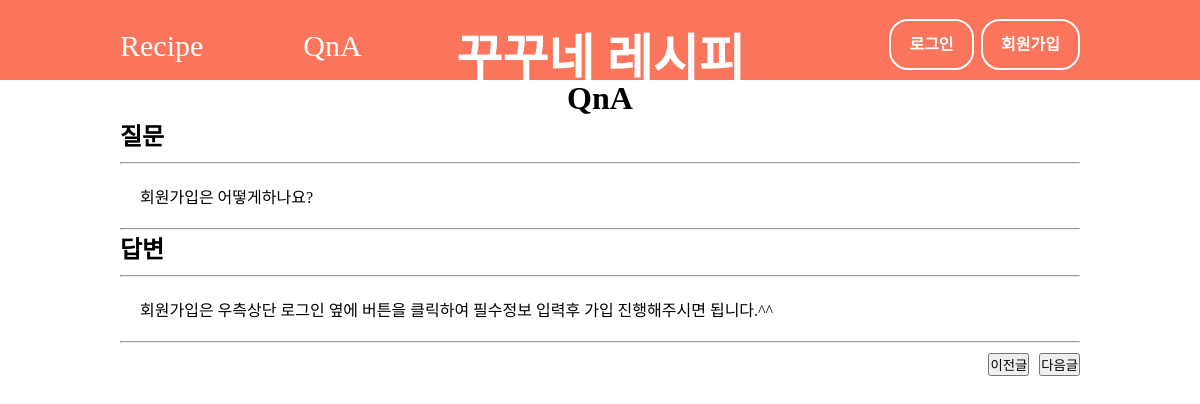
The page /project/qna_detail.php?qust_no=11 on the database its author committed.
### tables this page shows
CREATE TABLE IF NOT EXISTS `q_board` (
  `qust_no` int(10) unsigned NOT NULL AUTO_INCREMENT,
  `qust_title` varchar(100) NOT NULL,
  `qust_ctnt` varchar(1000) NOT NULL,
  `user_no` int(10) unsigned NOT NULL,
  `created_at` datetime DEFAULT curtime(),
  PRIMARY KEY (`qust_no`),
  KEY `user_no` (`user_no`),
  CONSTRAINT `q_board_ibfk_1` FOREIGN KEY (`user_no`) REFERENCES `t_user` (`user_no`)
);

CREATE TABLE IF NOT EXISTS `a_board` (
  `ansr_no` int(10) unsigned NOT NULL AUTO_INCREMENT,
  `ansr_ctnt` varchar(1000) NOT NULL,
  `m_no` int(10) unsigned NOT NULL,
  `qust_no` int(10) unsigned NOT NULL,
  `created_at` datetime DEFAULT curtime(),
  PRIMARY KEY (`ansr_no`),
  KEY `m_no` (`m_no`),
  KEY `qust_no` (`qust_no`),
  CONSTRAINT `a_board_ibfk_1` FOREIGN KEY (`m_no`) REFERENCES `manager` (`m_no`),
  CONSTRAINT `a_board_ibfk_2` FOREIGN KEY (`qust_no`) REFERENCES `q_board` (`qust_no`)
);

### project/db/db_board.php (called while the page is built, shortened)
<?php
    function qna_detail(&$param) {
        $qust_no = $param["qust_no"];
        $sql =
        "SELECT * FROM t_user A
        INNER JOIN q_board B
        ON A.user_no = B.user_no
        WHERE B.qust_no = '$qust_no'";
        $conn = get_conn();
        $result = mysqli_query($conn, $sql);
        return mysqli_fetch_assoc($result);
    }
    function sel_next_board(&$param) {
        $qust_no = $param["qust_no"];
        $sql = "SELECT qust_no
                  FROM q_board
                 WHERE qust_no > $qust_no
                 ORDER BY qust_no
                 LIMIT 1";
        $conn = get_conn();
        $result = mysqli_query($conn, $sql);
        $row = mysqli_fetch_assoc($result);
        if($row) {
            return $row["qust_no"];
        }
        return 0;
    }
    function sel_prev_board(&$param) {
        $qust_no = $param["qust_no"];
        $sql = "SELECT qust_no
                  FROM q_board
                 WHERE qust_no < $qust_no
                 ORDER BY qust_no DESC
                 LIMIT 1";
        $conn = get_conn();
        $result = mysqli_query($conn, $sql);
        $row = mysqli_fetch_assoc($result);
        if($row) {
            return $row["qust_no"];
        }
        return 0;
    }
function answer(&$param) {
    $q_no = $param["qust_no"];
    $sql =
    "SELECT ansr_ctnt
     FROM   a_board
     WHERE  qust_no = $q_no
    ";
     $conn = get_conn();
     $result = mysqli_query($conn, $sql);
     return mysqli_fetch_assoc($result);
}

### project/qna_detail.php (the view, shortened to what this page needs)
<?php
    include_once "db/db_board.php";
    $qust_no = $_GET["qust_no"];
    $param = [
        "qust_no" => $qust_no
    ];
    $item = qna_detail($param);
    $next_board = sel_next_board($param);
    $prev_board = sel_prev_board($param);
    $answer = answer($param);
?>
<!DOCTYPE html>
<html lang="en">
<head>
    <link rel="stylesheet" href="css/header.css">
    <link rel="stylesheet" href="css/qna_detail.css">
</head>
<body>
<?php include_once "header.php"; ?>
<main>
    <div class="container">
        <div><a href="qna.php"><h1>QnA</h1></a></div>
        <div class="box1">
            <h2>질문</h2>
            <hr>
            <div class="q_ctnt"><?=$item["qust_ctnt"]?></div>
            <hr>
        </div>
        <div class="box2">
            <h2>답변</h2>
            <hr>
            <div class="a_ctnt"><?=@$answer["ansr_ctnt"]?></div>
            <hr>
            <div class="button">
                <?php if($prev_board !== 0) { ?>
                    <a href="qna_detail.php?qust_no=<?=$prev_board?>"><button>이전글</button></a>
                <?php } ?>
                <?php if($next_board !== 0) { ?>
                    <a href="qna_detail.php?qust_no=<?=$next_board?>"><button>다음글</button></a>
                <?php } ?>
            </div>
        </div>
    </div>
</main>
</body>
</html>

### project/css/header.css (style rules this page uses)
* { margin: 0; padding: 0; list-style: none; text-decoration: none; box-sizing: border-box; }

### project/css/qna_detail.css (style rules this page uses)
* { box-sizing: border-box; margin: 0; padding: 0; }
main { display: flex; justify-content: center; }
.container { display: flex; flex-direction: column; align-items: center; width: 80vw; }
a { text-decoration: none; color: black; }
.box1 { width: 100%; }
.box2 { width: 100%; }
.q_ctnt { padding: 20px; }
.a_ctnt { padding: 20px; }
.button { margin: 10px 0px; display: flex; justify-content: flex-end; gap: 10px; }
h2 { margin-bottom: 10px; }

### rows shown on the page
q_board: qust_ctnt "회원가입은 어떻게하나요?"
a_board: ansr_ctnt "회원가입은 우측상단 로그인 옆에 버튼을 클릭하여 필수정보 입력후 가입 진행해주시면 됩니다.^^"
